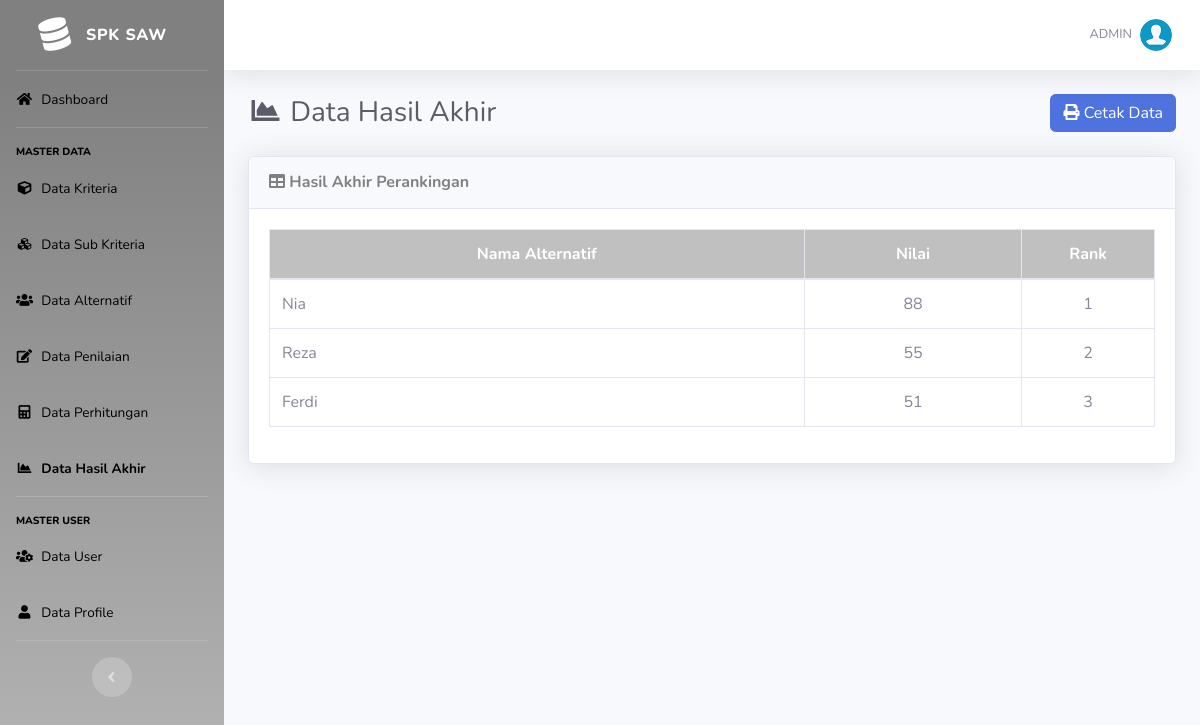
Page /hasil.php (signed in) on the committed database.
### tables this page shows
CREATE TABLE IF NOT EXISTS `hasil` (
  `id_hasil` int(11) NOT NULL,
  `id_alternatif` int(11) NOT NULL,
  `nilai` float NOT NULL
);

CREATE TABLE IF NOT EXISTS `alternatif` (
  `id_alternatif` int(11) NOT NULL,
  `nama` varchar(100) NOT NULL
);

### includes/functions.php (called while the page is built, shortened)
<?php
function get_role() {
	if(isset($_SESSION['user_id']) && isset($_SESSION['role'])) {
		if($_SESSION['role'] == '1') {
			return 'admin';
		} else {
			return 'user';
		}
	} else {
		return false;
	}
}
?>

### hasil.php (the view, shortened to what this page needs)
<?php
$user_role = get_role();
if($user_role == 'admin' || $user_role == 'user') {
require_once('template/header.php');
?>
<div class="d-sm-flex align-items-center justify-content-between mb-4">
    <h1 class="h3 mb-0 text-gray-800"><i class="fas fa-fw fa-chart-area"></i> Data Hasil Akhir</h1>
	<a href="cetak.php" target="_blank" class="btn btn-primary"> <i class="fa fa-print"></i> Cetak Data </a>
</div>
<div class="card shadow mb-4">
    <div class="card-header py-3">
        <h6 class="m-0 font-weight-bold text-danger"><i class="fa fa-table"></i> Hasil Akhir Perankingan</h6>
    </div>
    <div class="card-body">
		<div class="table-responsive">
			<table class="table table-bordered" width="100%" cellspacing="0">
				<thead class="bg-danger text-white">
					<tr align="center">
						<th>Nama Alternatif</th>
						<th>Nilai</th>
						<th width="15%">Rank</th>
				</thead>
				<tbody>
					<?php
						$no=0;
						$query = mysqli_query($koneksi,"SELECT * FROM hasil JOIN alternatif ON hasil.id_alternatif=alternatif.id_alternatif ORDER BY hasil.nilai DESC");
						while($data = mysqli_fetch_array($query)){
						$no++;
					?>
					<tr align="center">
						<td align="left"><?= $data['nama'] ?></td>
						<td><?= $data['nilai'] ?></td>
						<td><?= $no; ?></td>
					</tr>
					<?php
						}
					?>
				</tbody>
			</table>
		</div>
	</div>
</div>
<?php
require_once('template/footer.php');
}
else {
	header('Location: login.php');
}
?>

### rows in the picture
hasil: id_alternatif.nama "Nia", nilai "88"
hasil: id_alternatif.nama "Reza", nilai "55"
hasil: id_alternatif.nama "Ferdi", nilai "51"

### other values in the picture
$_SESSION['username'] "ADMIN"
